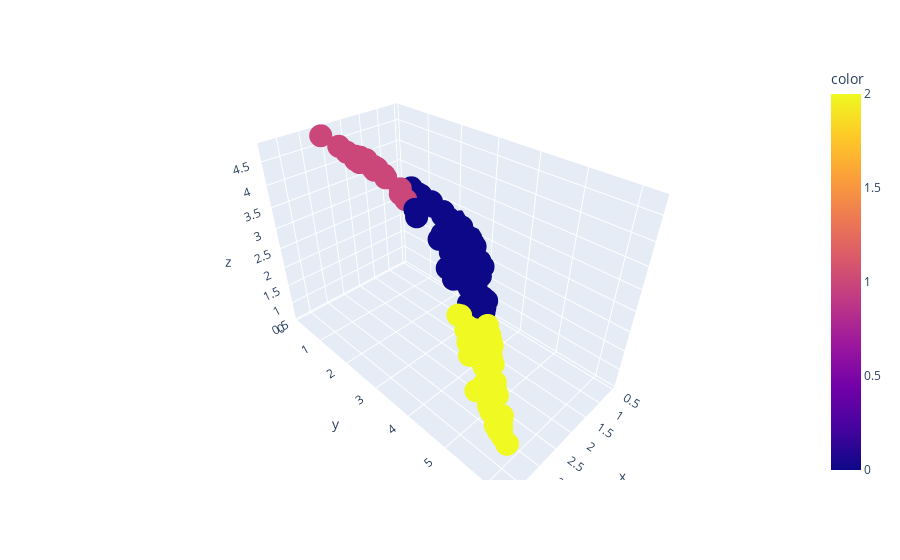

Notebook source saved alongside this figure:
### Code cell
x = intfe_dict_kmeans3_fe['int_fe_2015'].T[0]
y = intfe_dict_kmeans3_fe['int_fe_2015'].T[1]
z = intfe_dict_kmeans3_fe['int_fe_2015'].T[2]
fig = px.scatter_3d(x=x, y=y, z=z, color = intfe_dict_kmeans3_labels['int_fe_2015'].labels_)
fig.show()

### Figure 1 — Plotly figure (JSON) as saved in the notebook; plotly's stock layout.template omitted (floating-point values rounded to 4 significant figures; data arrays with more than 128 entries replaced by an {"elided": "..."} marker saying what was removed)
{"data": [{"hovertemplate": "x=%{x}<br>y=%{y}<br>z=%{z}<br>color=%{marker.color}<extra></extra>", "legendgroup": "", "marker": {"color": {"elided": "227 int values"}, "coloraxis": "coloraxis", "symbol": "circle"}, "mode": "markers", "name": "", "scene": "scene", "showlegend": false, "type": "scatter3d", "x": {"elided": "227 float values"}, "y": {"elided": "227 float values"}, "z": {"elided": "227 float values"}}], "layout": {"coloraxis": {"colorbar": {"title": {"text": "color"}}, "colorscale": [[0, "#0d0887"], [0.1111, "#46039f"], [0.2222, "#7201a8"], [0.3333, "#9c179e"], [0.4444, "#bd3786"], [0.5556, "#d8576b"], [0.6667, "#ed7953"], [0.7778, "#fb9f3a"], [0.8889, "#fdca26"], [1, "#f0f921"]]}, "legend": {"tracegroupgap": 0}, "margin": {"t": 60}, "scene": {"domain": {"x": [0, 1], "y": [0, 1]}, "xaxis": {"title": {"text": "x"}}, "yaxis": {"title": {"text": "y"}}, "zaxis": {"title": {"text": "z"}}}}}
